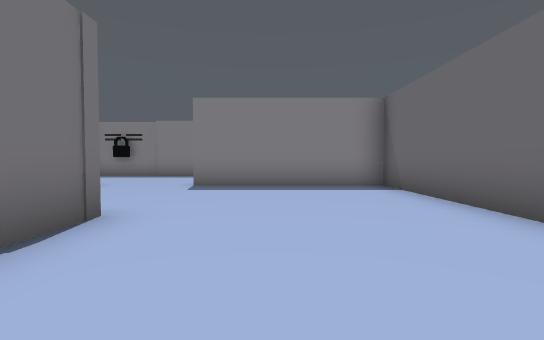
[1] (above)

16 first-person views from a walk through a scene from a Unity 3-D project. The camera is 1.3 m above the floor, tilts 2° down and sees 85° across. The floor is counted in squares, 2 m on a side. Each view is taken from the middle of a square. On the plan, view 1 faces up. The plan holds only what a view shows up to about 9 squares ahead; the rest is blank. The player is left out.

[2]
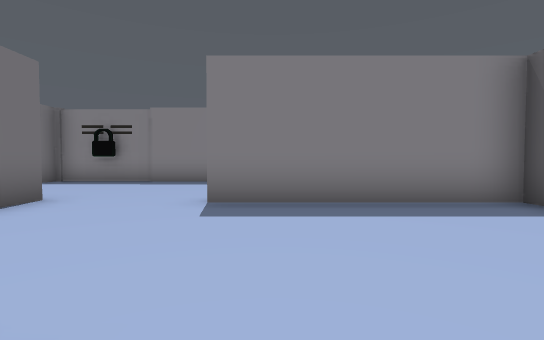

[3]
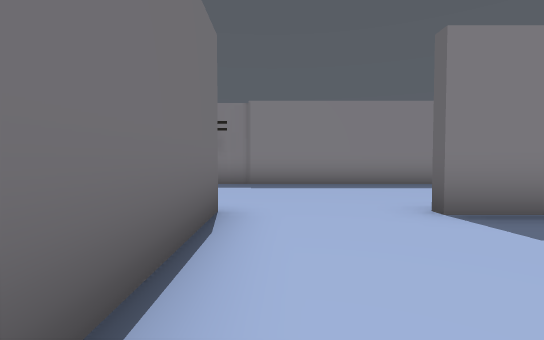

[4]
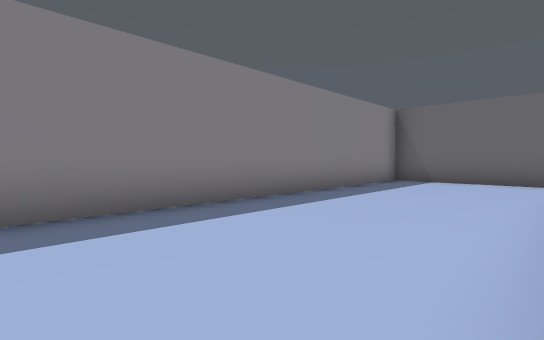

[5]
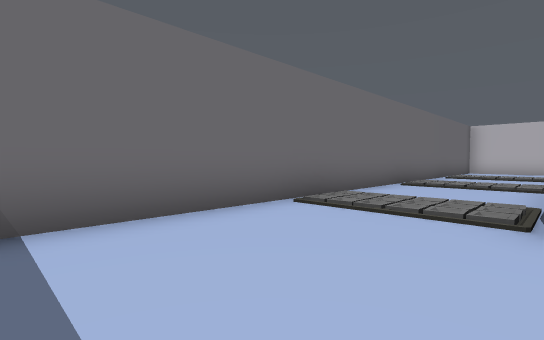

[6]
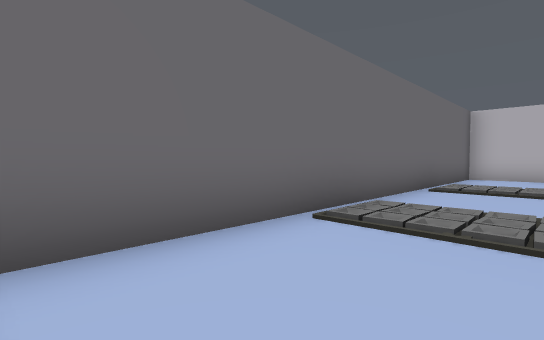

[7]
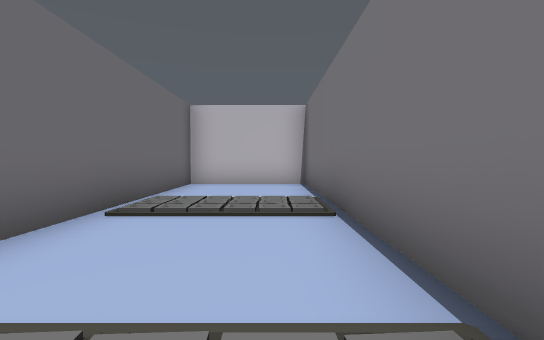

[8]
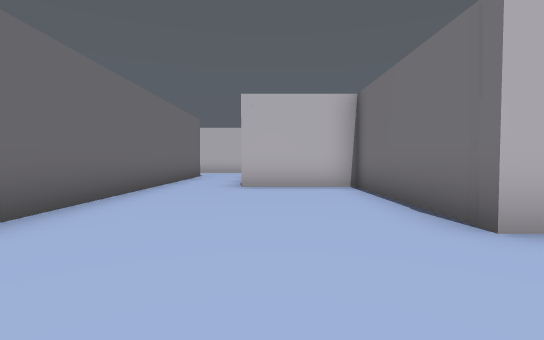

[9]
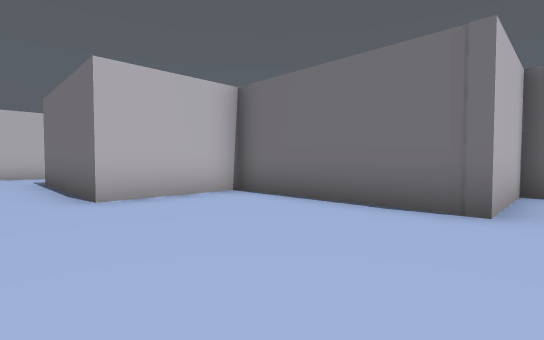

[10]
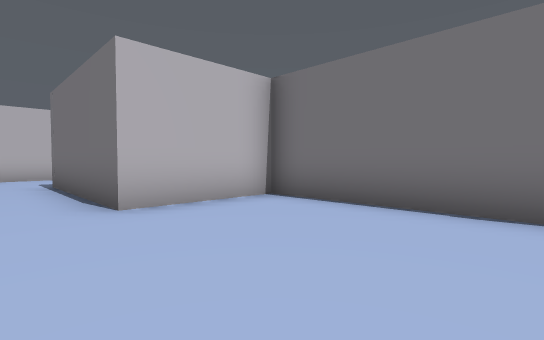

[11]
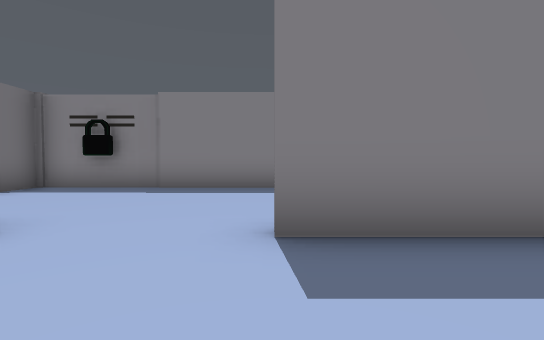

[12]
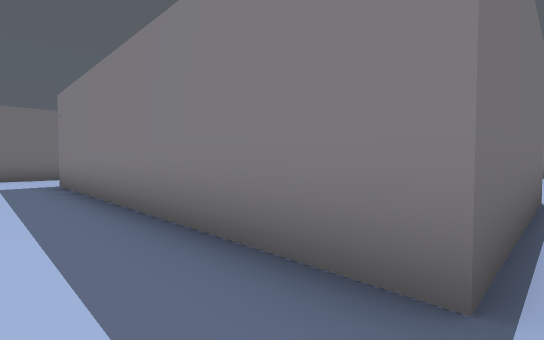

[13]
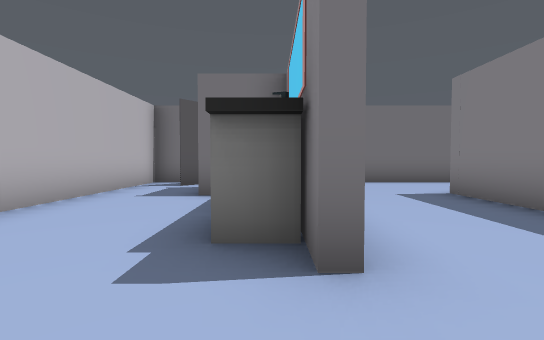

[14]
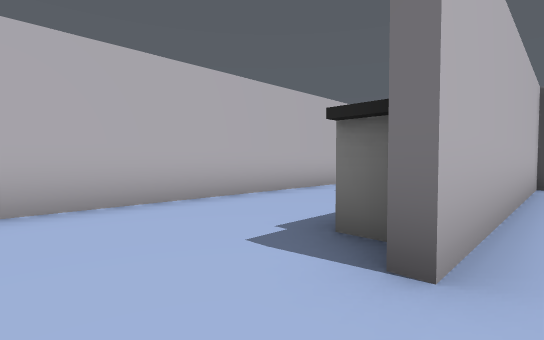

[15]
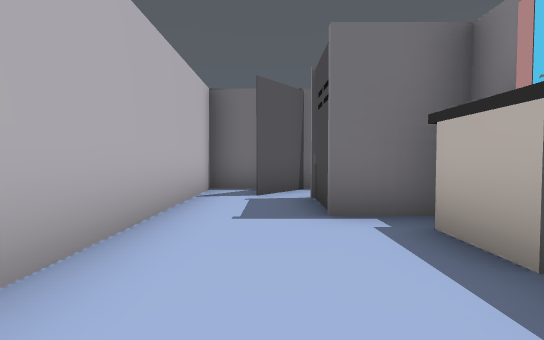

[16]
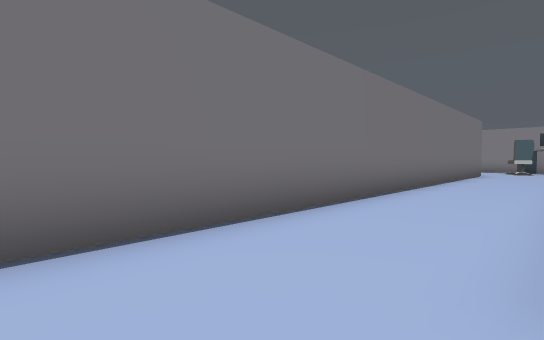

### Floor plan
Key: @ floor where view 1 was taken; # wall or solid block; . floor; / step, stairs or slope; O other object.
Columns run from 11 left of view 1 to 7 right of it. Each row starts with its distance up from view 1.
 12    #OOO############
 11    #..............#
 10     ..............#
  9      .............#
  8       #...#####...#
  7       #.......#///#
  6       #.......#///#
  5       #.......#...#
  4  ..   #.......#...#
  3 #..   #  #....#///#
  2 #..      #....#///#
  1 #..      #....#...#
  0 #..      #.@..#...#
 -1 #..      ###..#///#
 -2 #..        #..#///#
 -3 #..        #..#...#
 -4 #..        #..#...#
 -5 #..#####  ##..#####
 -6 #.............
 -7 #............
 -8 #..#####..  #
 -9 # # .OO...
-10 # ##......
-11 #O........
-12 ##########

Positions as (right, up) in squares from view 1, and headings:
1: (0, 0), facing up
2: (-1, 3), facing up
3: (-4, 4), facing up
4: (-3, 8), facing up-right
5: (3, 11), facing down-right
6: (4, 6), facing down-right
7: (4, 3), facing down
8: (0, 6), facing down
9: (2, 4), facing down-left
10: (2, 3), facing down-left
11: (-2, 5), facing up
12: (1, -7), facing up-left
13: (-2, -9), facing left
14: (-2, -8), facing down-left
15: (-4, -11), facing left
16: (-8, -7), facing up-left
